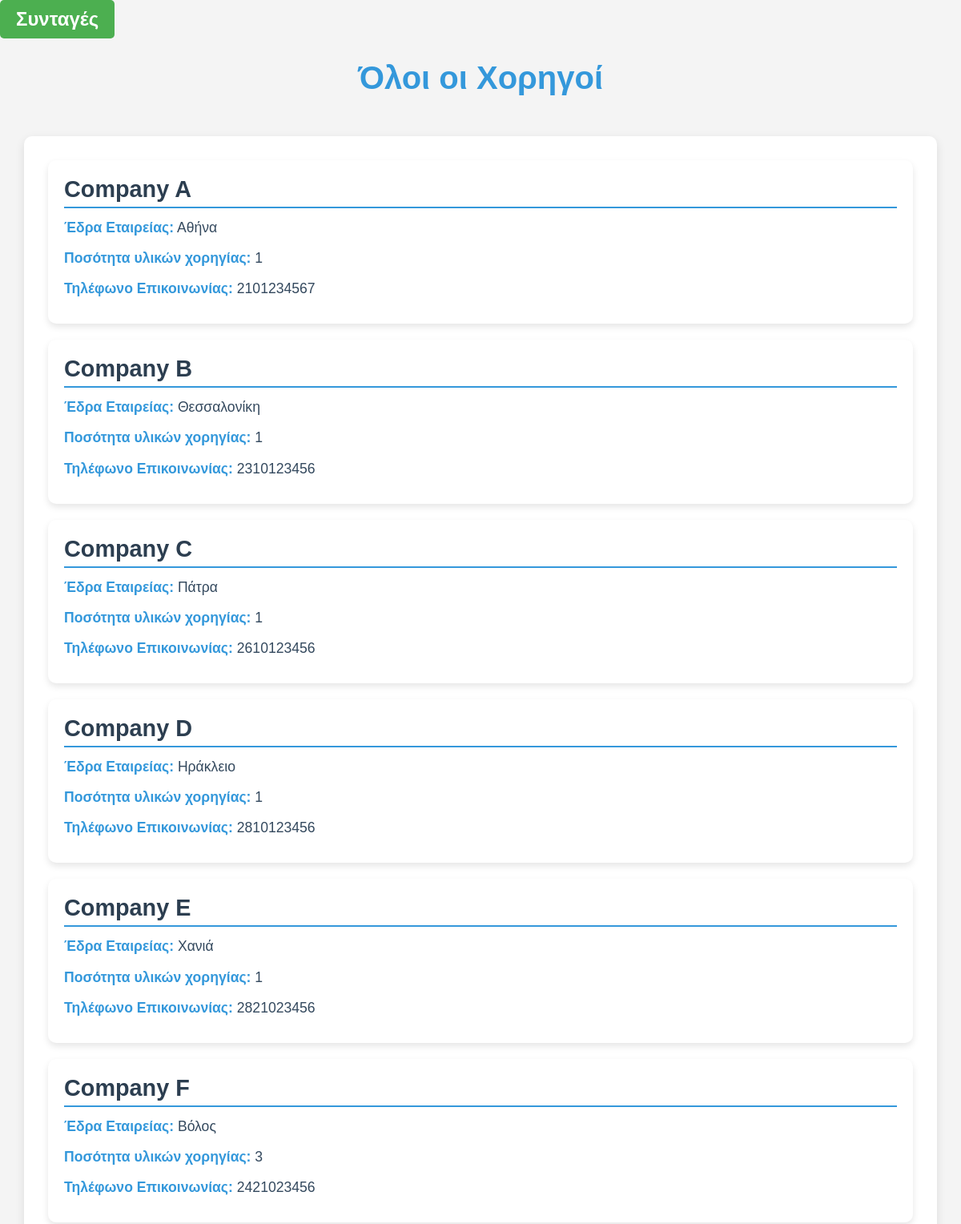
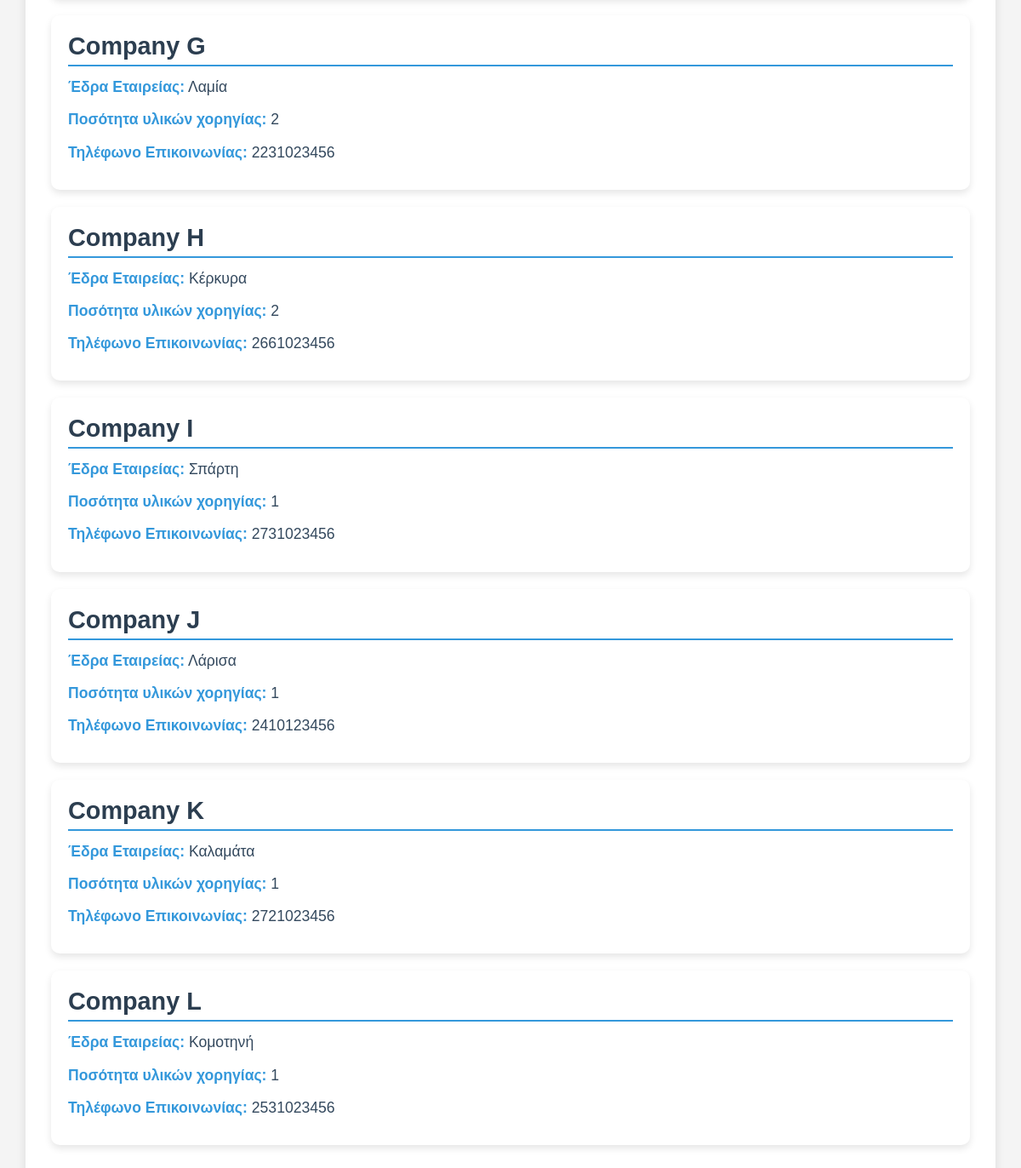
The page /Site/sponsors.php on the database its author committed (2 pictures, top to bottom).
### tables this page shows
CREATE TABLE XORHGOS (
    Onomasia_Xorhgou VARCHAR(40) PRIMARY KEY,
    Edra_Etaireias VARCHAR(20),
    Posothta_Ylikwn_Xorhgias INT,
    Tilefwno_Epikoinwnias VARCHAR(10)
);

### Site/sponsors.php (the view, shortened to what this page needs)
<?php
include 'config.php';
$query = "SELECT * FROM XORHGOS";
$result = $conn->query($query);
?>
<!DOCTYPE html>
<html lang="el">
<head>
</head>
<body>
    <a href="recipes.php" class="title-button">Συνταγές</a>
    <h1>Όλοι οι Χορηγοί</h1>
    <div class="sponsors-container">
        <?php
        if ($result->num_rows > 0) {
            while ($row = $result->fetch_assoc()) {
                echo "<div class='XORHGOS'>";
                echo "<h3>" . $row['Onomasia_Xorhgou'] . "</h3>";
                echo "<p><strong>Έδρα Εταιρείας:</strong> " . $row['Edra_Etaireias'] . "</p>";
                echo "<p><strong>Ποσότητα υλικών χορηγίας:</strong> " . $row['Posothta_Ylikwn_Xorhgias'] . "</p>";
                echo "<p><strong>Τηλέφωνο Επικοινωνίας:</strong> " . $row['Tilefwno_Epikoinwnias'] . "</p>";
                echo "</div>";
            }
        } else {
            echo "<p>Δεν υπάρχουν διαθέσιμοι χορηγοί.</p>";
        }
        ?>
    </div>
</body>
</html>

### Site/sponsors.php (style rules this page uses)
body { font-family: 'Arial', sans-serif; background-color: #f4f4f4; margin: 0; padding: 0; }
.sponsors-container { width: 90%; margin: 50px auto; padding: 30px; background-color: #fff; border-radius: 10px; box-shadow: 0 4px 12px rgba(0, 0, 0, 0.1); max-width: 1200px; }
h1 { text-align: center; color: #3498db; font-size: 2.5rem; margin-bottom: 30px; }
.XORHGOS { padding: 20px; background-color: #ffffff; border-radius: 10px; margin-bottom: 20px; box-shadow: 0 4px 8px rgba(0, 0, 0, 0.1); transition: transform 0.3s ease, box-shadow 0.3s ease; }
.XORHGOS h3 { font-size: 1.8rem; color: #2c3e50; margin: 0 0 10px; font-weight: 600; border-bottom: 2px solid #3498db; padding-bottom: 5px; }
.XORHGOS p { font-size: 1.1rem; color: #34495e; line-height: 1.6; margin: 10px 0; }
.XORHGOS p strong { color: #3498db; font-weight: 600; }
.title-button { display: inline-block; text-decoration: none; padding: 10px 20px; background-color: #4CAF50; color: white; font-size: 1.5em; font-weight: bold; border-radius: 5px; border: none; cursor: pointer; text-align: center; }

### rows shown on the page
xorhgos: Onomasia_Xorhgou "Company A", Edra_Etaireias "Αθήνα", Posothta_Ylikwn_Xorhgias "1", Tilefwno_Epikoinwnias "2101234567"
xorhgos: Onomasia_Xorhgou "Company B", Edra_Etaireias "Θεσσαλονίκη", Posothta_Ylikwn_Xorhgias "1", Tilefwno_Epikoinwnias "2310123456"
xorhgos: Onomasia_Xorhgou "Company C", Edra_Etaireias "Πάτρα", Posothta_Ylikwn_Xorhgias "1", Tilefwno_Epikoinwnias "2610123456"
xorhgos: Onomasia_Xorhgou "Company D", Edra_Etaireias "Ηράκλειο", Posothta_Ylikwn_Xorhgias "1", Tilefwno_Epikoinwnias "2810123456"
xorhgos: Onomasia_Xorhgou "Company E", Edra_Etaireias "Χανιά", Posothta_Ylikwn_Xorhgias "1", Tilefwno_Epikoinwnias "2821023456"
xorhgos: Onomasia_Xorhgou "Company F", Edra_Etaireias "Βόλος", Posothta_Ylikwn_Xorhgias "3", Tilefwno_Epikoinwnias "2421023456"
xorhgos: Onomasia_Xorhgou "Company G", Edra_Etaireias "Λαμία", Posothta_Ylikwn_Xorhgias "2", Tilefwno_Epikoinwnias "2231023456"
xorhgos: Onomasia_Xorhgou "Company H", Edra_Etaireias "Κέρκυρα", Posothta_Ylikwn_Xorhgias "2", Tilefwno_Epikoinwnias "2661023456"
xorhgos: Onomasia_Xorhgou "Company I", Edra_Etaireias "Σπάρτη", Posothta_Ylikwn_Xorhgias "1", Tilefwno_Epikoinwnias "2731023456"
xorhgos: Onomasia_Xorhgou "Company J", Edra_Etaireias "Λάρισα", Posothta_Ylikwn_Xorhgias "1", Tilefwno_Epikoinwnias "2410123456"
xorhgos: Onomasia_Xorhgou "Company K", Edra_Etaireias "Καλαμάτα", Posothta_Ylikwn_Xorhgias "1", Tilefwno_Epikoinwnias "2721023456"
xorhgos: Onomasia_Xorhgou "Company L", Edra_Etaireias "Κομοτηνή", Posothta_Ylikwn_Xorhgias "1", Tilefwno_Epikoinwnias "2531023456"
